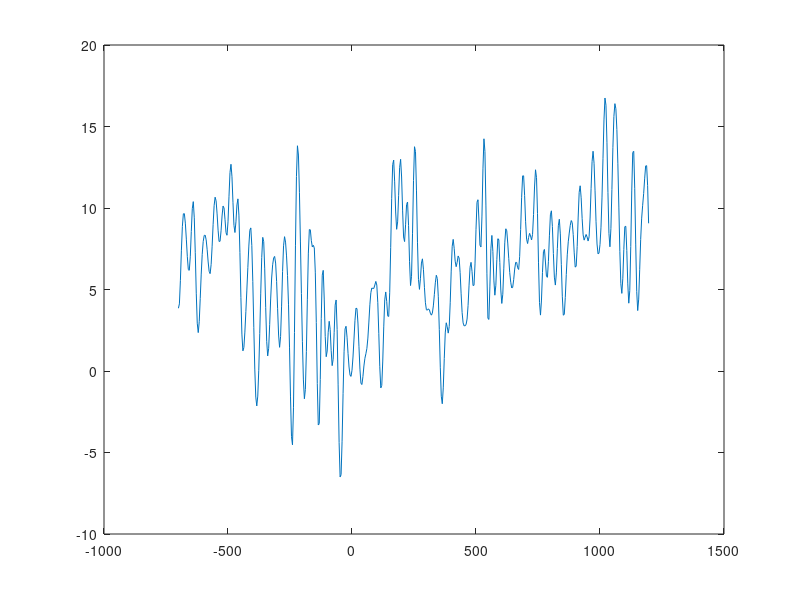
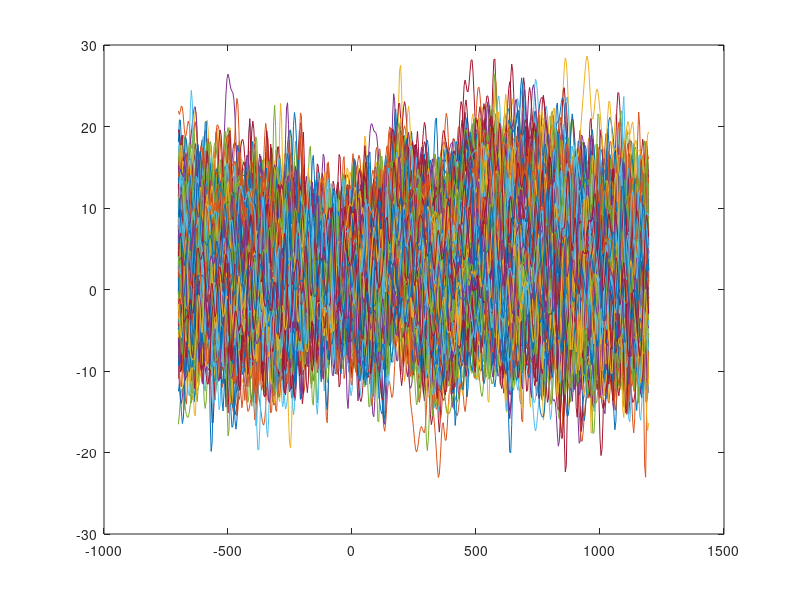
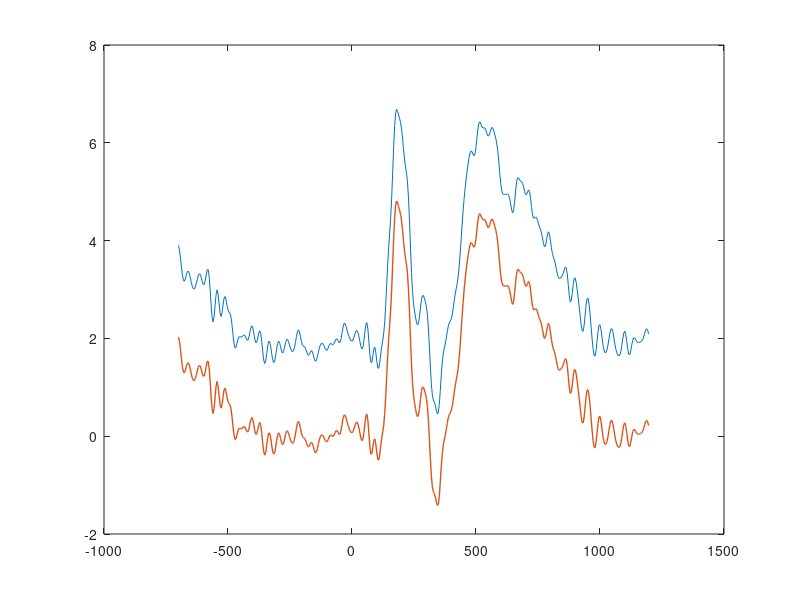
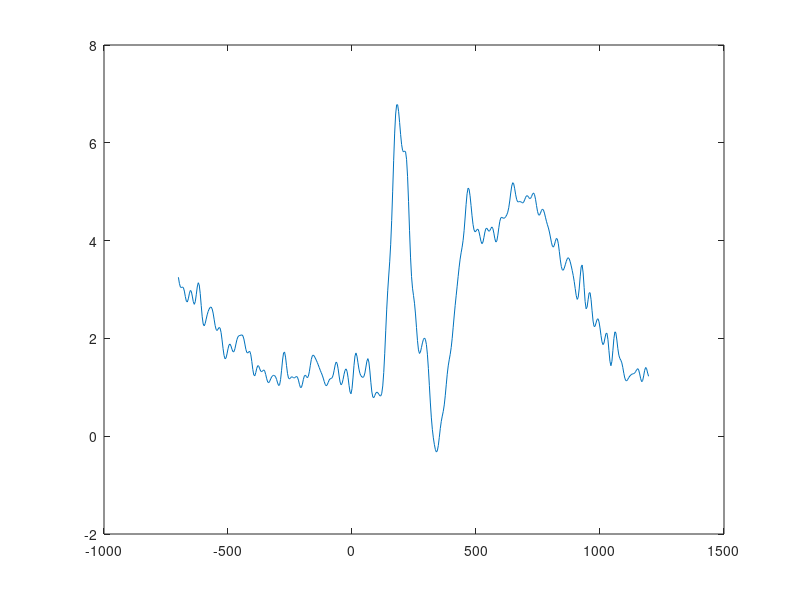

MATLAB code to generate these figures, in order:
%% CURSO BASICO DE MATLAB - 2019 (erp.m)
% -------------------------------------------------------------------------
% David Lopez-Garcia
% dlopez@ugr.es
% CIMCYC - Universidad de Granada
% -------------------------------------------------------------------------

clc
clear

% En este ejercicio vamos a trabajar con señales de electroencefalografia
% reales, lo primero que vamos a hacer es leer el archivo que contiene
% todos los datos

load sample_eeg_data.mat;

% Cuando cargamos este archivo se nos cargan dos variables:
%
% eeg_data_a: Matriz de datos de EEG (COND_A) [ensayos x tiempo].
% eeg_data_b: Matriz de datos de EEG (COND_b) [ensayos x tiempo].
% timess: Vector con los valores temporales que corresponden a cada muestra.

%% Representar un ensayo:
% El siguiente paso sera representar un ensayo, para ello extraemos la fila
% correspondiente al ensayo que queramos representar, en este caso el 5:
ensayo = eeg_data_a(5,:);

% Generamos una figura vacia:
figure;

% Representamos en ensayo con su correspondiente vector de tiempos:
plot(times,ensayo);

%% Representar todos los ensayos en un solo plot:
figure;
plot(times,eeg_data_a);

%% Calcular el ERP:
% Promediamos todos los ensayos:
my_erp_a = mean(eeg_data_a);
figure;
plot(times,my_erp_a);

%% Correcion de linea base:
% Para centrar el ERP en cero, restamos la media de la señal en el periodo
% de linea base [-200 - 0]ms a todo el ERP
baseline = (times > -200 & times < 0);
baseline_mean = mean(my_erp_a(baseline));
erp_a_baseline_corrected = my_erp_a - baseline_mean;

hold on
plot(times,erp_a_baseline_corrected,'LineWidth',1);


%% Calcular el segundo ERP:
% Promediamos todos los ensayos y le quitamos la linea base a todo el erp:
my_erp_b = mean(eeg_data_b);
figure;
plot(times,my_erp_b);

%% Correcion de linea base:
% Para centrar el ERP en cero
baseline_mean = mean(my_erp_b(baseline));
erp_b_baseline_corrected = my_erp_b - baseline_mean;

%% Representamos los dos ERPs superpuestos:
figure;
plot(times,erp_a_baseline_corrected,'LineWidth',1);
hold on
plot(times,erp_b_baseline_corrected,'LineWidth',1);

%% 